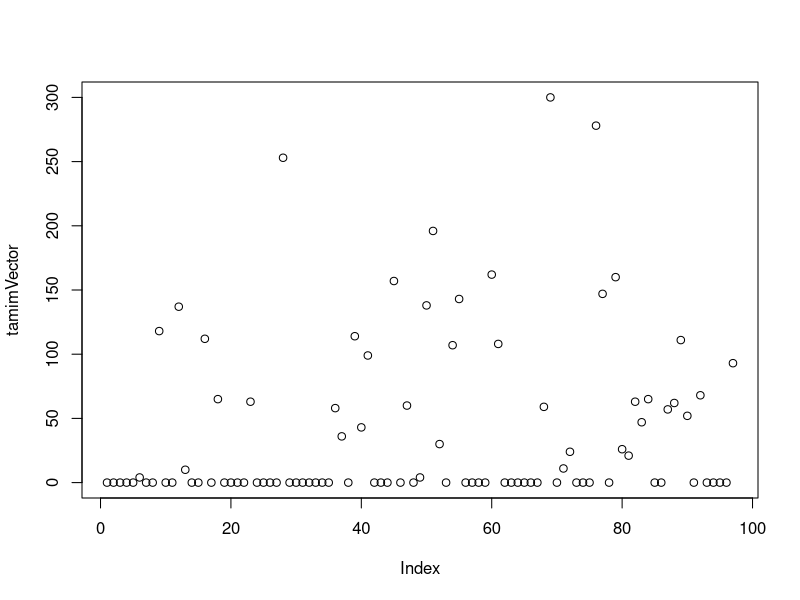

This chart was generated by the following R code: (Note: this script raises an error after producing the figure.)
tamimVector<- c(0,0,0,0,0,4,0,0,118,0,0,137,10,0,0,112,0,65,0,0,0,0,63,0,0,0,0,253,0,0,0,0,0,0,0,58,36,0,114,43,99,0,0,0,157,0,60,0,4,138,196,30,0,107,143,0,0,0,0,162,108,0,0,0,0,0,0,59,300,0,11,24,0,0,0,278,147,0,160,26,21,63,47,65,0,0,57,62,111,52,0,68,0,0,0,0,93)
print(tamimVector)
plot(tamimVector)
tamimTS<- ts(tamimVector,startc(2014,1),frequency = 12)
print(tamimTS)
#Decomposition
#log transform
Ap<-log(tamimVector)
plot(Ap)
tamimTS<- ts(tamimVector,start=c(2007,1),frequency = 12)
print(tamimTS)
plot.ts(tamimTS)
install.packages("TTR")
library(TTR)
TamimtimeseriesSMA3 <- SMA(tamimTS,n=3)
plot(TamimtimeseriesSMA3)
tamimTSLog<- log(tamimTS)
plot.ts(tamimTSLog)
Tamimtimeseriescomponents <- decompose(tamimTS)
plot(Tamimtimeseriescomponents)
